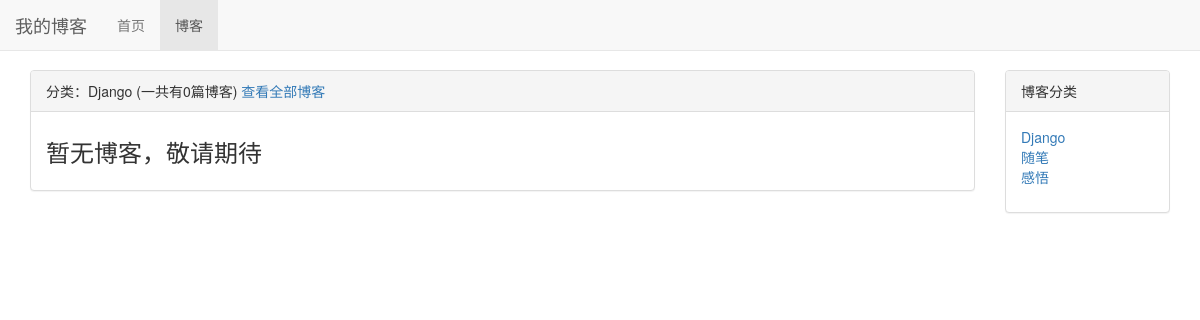
The app's page /blog/type/1, older data.
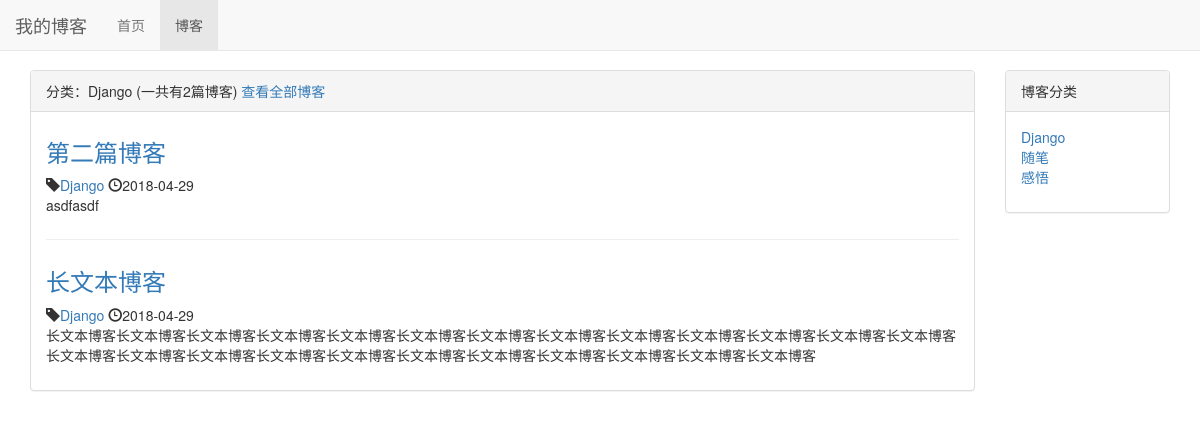
The same page, newer data.
### blog/models.py (models this page shows, shortened)
class BlogType(models.Model):
    type_name = models.CharField(max_length=15)
    def __str__(self):
        return self.type_name

class Blog(models.Model):
    title = models.CharField(max_length=50)
    blog_type = models.ForeignKey(BlogType, on_delete=models.DO_NOTHING)
    content = models.TextField()
    author = models.ForeignKey(User, on_delete=models.DO_NOTHING)
    created_time = models.DateTimeField(auto_now_add=True)
    last_updated_time = models.DateTimeField(auto_now=True)

### blog/views.py (the view)
# urls.py: path('type/<int:blog_type_pk>', views.blogs_with_type, name="blogs_with_type"),
def blogs_with_type(request, blog_type_pk):
    context = {}
    blog_type = get_object_or_404(BlogType, pk=blog_type_pk)
    context['blogs'] = Blog.objects.filter(blog_type=blog_type)
    context['blog_type'] = blog_type
    context['blog_types'] = BlogType.objects.all()
    return render_to_response('blog/blogs_with_type.html', context)

### blog/templates/blog/blogs_with_type.html
{% extends 'blog/blog_list.html' %}
{% block blog_list_title %}
    分类：{{ blog_type.type_name }}
    (一共有{{ blogs|length }}篇博客)
    <a href="{% url 'blog_list' %}">查看全部博客</a>
{% endblock %}

### blog/templates/blog/blog_list.html (shortened to what this page needs)
{% extends 'base.html' %}
{% block nav_blog_active %}active{% endblock %}
{% load staticfiles %}
{% block header_extends %}
    <link rel="stylesheet" href="{% static 'blog.css' %}">
{% endblock %}
{% block content %}
    <div class="container">
        <div class="row">
            <div class="col-xs-12 col-sm-8 col-md-9 col-lg-10">
                <div class="panel panel-default">
                    <div class="panel-heading">{% block blog_list_title %}博客列表(一共有{{ blogs|length }}篇博客) {% endblock %}</div>
                    <div class="panel-body">
                        {% for blog in blogs %}
                            <div class="blog">
                                <h3><a href="{% url 'blog_detail' blog.pk %}">{{ blog.title }}</a></h3>
                                <p class="blog-info">
                                    <span class="glyphicon glyphicon-tag"></span><a href="{% url 'blogs_with_type' blog.blog_type.pk %}">{{ blog.blog_type }}</a>
                                    <span class="glyphicon glyphicon-time"></span>{{ blog.created_time|date:"Y-m-d" }}
                                </p>
                                <p>{{ blog.content|truncatechars:120 }}</p>
                            </div>
                        {% empty %}
                            <div class="blog">
                                <h3>暂无博客，敬请期待</h3>
                            </div>
                        {% endfor %}
                    </div>
                </div>
            </div>
            <div class="hidden-xs col-sm-4 col-md-3 col-lg-2">
                <div class="panel panel-default">
                    <div class="panel-heading">博客分类</div>
                    <div class="panel-body">
                        <ul class="blog-types">
                            {% for blog_type in blog_types %}
                                <li><a href="{% url 'blogs_with_type' blog_type.pk %}">{{ blog_type.type_name }}</a></li>
                            {% empty %}
                                <li>暂无分类</li>
                            {% endfor %}
                        </ul>
                    </div>
                </div>
            </div>
        </div>
    </div>
{% endblock %}

Row changes from the older to the newer data that the page shows:
added Blog: title "第二篇博客", blog_type "Django", created_time "2018-04-29", content "asdfasdf"
added Blog: title "长文本博客", blog_type "Django", created_time "2018-04-29", content "长文本博客长文本博客长文本博客长文本博客长文本博客长文本博客长文本博客长文本博客长文本博客长文本博客长文本博客长文本博客长文本博客长文本博客长文本博客长文本博客长文本博客长文本博客长文本博客长文本博客长文本博客长文本博客长文本博客长文本博客"
Text that changed along with them:
{{ blogs|length }}: "0" → "2"
text no longer shown: "暂无博客，敬请期待"
